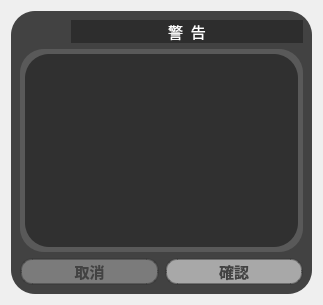
<?xml version="1.0" encoding="UTF-8"?>
<ui version="4.0">
 <class>WarningDialog</class>
 <widget class="QDialog" name="WarningDialog">
  <property name="geometry">
   <rect>
    <x>0</x>
    <y>0</y>
    <width>323</width>
    <height>305</height>
   </rect>
  </property>
  <property name="windowTitle">
   <string>Dialog</string>
  </property>
  <property name="styleSheet">
   <string notr="true">background-color: none;
</string>
  </property>
  <layout class="QHBoxLayout" name="horizontalLayout_5">
   <item>
    <widget class="QFrame" name="frame">
     <property name="styleSheet">
      <string notr="true">color:white;
background-color: rgba(42, 42, 42, 224);
border: none;
border-radius: 24px
</string>
     </property>
     <property name="frameShape">
      <enum>QFrame::StyledPanel</enum>
     </property>
     <property name="frameShadow">
      <enum>QFrame::Raised</enum>
     </property>
     <layout class="QVBoxLayout" name="verticalLayout">
      <item>
       <layout class="QHBoxLayout" name="horizontalLayout">
        <item>
         <widget class="QLabel" name="titleIconLabel">
          <property name="maximumSize">
           <size>
            <width>45</width>
            <height>40</height>
           </size>
          </property>
          <property name="styleSheet">
           <string notr="true">background-color:none</string>
          </property>
          <property name="text">
           <string/>
          </property>
          <property name="scaledContents">
           <bool>true</bool>
          </property>
         </widget>
        </item>
        <item>
         <widget class="QLabel" name="titleLabel">
          <property name="maximumSize">
           <size>
            <width>16777215</width>
            <height>40</height>
           </size>
          </property>
          <property name="font">
           <font>
            <family>微軟正黑體</family>
            <pointsize>11</pointsize>
           </font>
          </property>
          <property name="styleSheet">
           <string notr="true">QLabel#warningLabel{
	color: white;
	background-color: rgba(20, 20, 20, 224);
	border-style: solid;
	border-color: white;
	border-radius: 19px;
	inset red;
}

</string>
          </property>
          <property name="text">
           <string>警  告</string>
          </property>
          <property name="alignment">
           <set>Qt::AlignCenter</set>
          </property>
         </widget>
        </item>
       </layout>
      </item>
      <item>
       <widget class="QWidget" name="messageWidget" native="true">
        <property name="sizePolicy">
         <sizepolicy hsizetype="Preferred" vsizetype="Expanding">
          <horstretch>0</horstretch>
          <verstretch>0</verstretch>
         </sizepolicy>
        </property>
        <property name="minimumSize">
         <size>
          <width>0</width>
          <height>180</height>
         </size>
        </property>
        <property name="styleSheet">
         <string notr="true">color:white;
background-color: rgba(92, 92, 92, 224);
</string>
        </property>
        <layout class="QHBoxLayout" name="horizontalLayout_2">
         <property name="leftMargin">
          <number>5</number>
         </property>
         <property name="topMargin">
          <number>5</number>
         </property>
         <property name="rightMargin">
          <number>5</number>
         </property>
         <property name="bottomMargin">
          <number>5</number>
         </property>
         <item>
          <widget class="QPlainTextEdit" name="messageLabel">
           <property name="font">
            <font>
             <family>微軟正黑體</family>
             <pointsize>11</pointsize>
            </font>
           </property>
           <property name="styleSheet">
            <string notr="true">QPlainTextEdit#messageLabel{
	color:white;
	background-color: rgba(42, 42, 42, 224);
	padding-left:10; 
	padding-top:10; 
	padding-bottom:10; 
	padding-right:10
}
</string>
           </property>
           <property name="verticalScrollBarPolicy">
            <enum>Qt::ScrollBarAlwaysOff</enum>
           </property>
           <property name="horizontalScrollBarPolicy">
            <enum>Qt::ScrollBarAlwaysOff</enum>
           </property>
           <property name="readOnly">
            <bool>true</bool>
           </property>
           <property name="plainText">
            <string/>
           </property>
          </widget>
         </item>
        </layout>
       </widget>
      </item>
      <item>
       <layout class="QHBoxLayout" name="horizontalLayout_4">
        <item>
         <widget class="QPushButton" name="cancelButton">
          <property name="sizePolicy">
           <sizepolicy hsizetype="Minimum" vsizetype="Preferred">
            <horstretch>0</horstretch>
            <verstretch>0</verstretch>
           </sizepolicy>
          </property>
          <property name="font">
           <font>
            <family>微軟正黑體</family>
            <pointsize>11</pointsize>
            <weight>75</weight>
            <bold>true</bold>
           </font>
          </property>
          <property name="styleSheet">
           <string notr="true">QPushButton#cancelButton{
	background-color: rgba(142, 142, 142, 192);
	color: rgb(66, 66, 66);
	border-style: solid;
	border-color: rgba(54, 54, 54, 128);
	border-width: 2px;
	border-radius: 12px;
}
QPushButton#cancelButton:hover{
	background-color:  rgba(115, 115, 115, 192);
	color: rgba(202, 202, 202);
}


</string>
          </property>
          <property name="text">
           <string>取消</string>
          </property>
         </widget>
        </item>
        <item>
         <widget class="QPushButton" name="okButton">
          <property name="sizePolicy">
           <sizepolicy hsizetype="Minimum" vsizetype="Preferred">
            <horstretch>0</horstretch>
            <verstretch>0</verstretch>
           </sizepolicy>
          </property>
          <property name="font">
           <font>
            <family>微軟正黑體</family>
            <pointsize>11</pointsize>
            <weight>75</weight>
            <bold>true</bold>
           </font>
          </property>
          <property name="styleSheet">
           <string notr="true">QPushButton#okButton{
	background-color: rgba(202, 202, 202, 192);
	color: rgb(66, 66, 66);
	border-style: solid;
	border-color: rgba(54, 54, 54, 128);
	border-width: 2px;
	border-radius: 12px;
}
QPushButton#okButton:hover{
	background-color:  rgba(175, 175, 175, 192);
	color: rgba(182, 182, 182);
}


</string>
          </property>
          <property name="text">
           <string>確認</string>
          </property>
         </widget>
        </item>
       </layout>
      </item>
     </layout>
    </widget>
   </item>
  </layout>
 </widget>
 <resources/>
 <connections/>
</ui>
